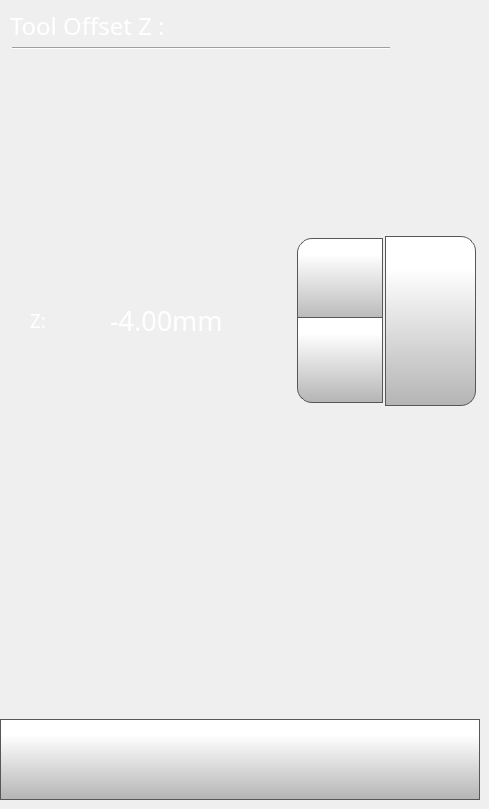
    <widget class="QWidget" name="toolOffsetZpage">
     <widget class="QPushButton" name="toolOffsetZSetButton">
      <property name="geometry">
       <rect>
        <x>385</x>
        <y>236</y>
        <width>91</width>
        <height>170</height>
       </rect>
      </property>
      <property name="font">
       <font>
        <family>Gotham</family>
        <pointsize>13</pointsize>
       </font>
      </property>
      <property name="styleSheet">
       <string notr="true">QPushButton {
     border: 1px solid rgb(87, 87, 87);
	background-color: qlineargradient(spread:pad, x1:0, y1:1, x2:0, y2:0.188, stop:0 rgba(180, 180, 180, 255), stop:1 rgba(255, 255, 255, 255));
border-top-right-radius: 15px;
border-bottom-right-radius: 15px;

}

QPushButton:pressed {
    background-color: qlineargradient(x1: 0, y1: 0, x2: 0, y2: 1,
                                      stop: 0 #dadbde, stop: 1 #f6f7fa);
}

QPushButton:flat {
    border: none; /* no border for a flat push button */
}

QPushButton:default {
    border-color: navy; /* make the default button prominent */
}
QPushButton:focus {
	outline: none;
}</string>
      </property>
      <property name="text">
       <string/>
      </property>
      <property name="icon">
       <iconset>
        <normaloff>templates/img/verification-mark.png</normaloff>templates/img/verification-mark.png</iconset>
      </property>
      <property name="iconSize">
       <size>
        <width>50</width>
        <height>50</height>
       </size>
      </property>
     </widget>
     <widget class="QDoubleSpinBox" name="toolOffsetZDoubleSpinBox">
      <property name="geometry">
       <rect>
        <x>105</x>
        <y>235</y>
        <width>281</width>
        <height>171</height>
       </rect>
      </property>
      <property name="font">
       <font>
        <family>Gotham</family>
        <pointsize>20</pointsize>
       </font>
      </property>
      <property name="styleSheet">
       <string notr="true">QDoubleSpinBox {
    padding-right: 5px; /* make room for the arrows */
	color: rgb(255, 255, 255);
	background-color: rgba(255, 255, 255, 0);
   
}
QDoubleSpinBox ::text:selected {
	background-color: rgb(255, 146, 57);
   
}
QDoubleSpinBox::up-button {
     border: 1px solid rgb(87, 87, 87);

border-top-left-radius: 15px;
	background-color: qlineargradient(spread:pad, x1:0, y1:1, x2:0, y2:0.188, stop:0 rgba(180, 180, 180, 255), stop:1 rgba(255, 255, 255, 255));
    width: 80px;
     height: 80px;
    padding: 2px;
}

QDoubleSpinBox::up-arrow { 
image: url(./templates/img/arrows.png);
    width: 40px;
     height: 40px;
padding: 5px;
}



QDoubleSpinBox::up-button:pressed {
    background-color: qlineargradient(x1: 0, y1: 0, x2: 0, y2: 1,
                                      stop: 0 #dadbde, stop: 1 #f6f7fa);
}


QDoubleSpinBox::down-button {
     border: 1px solid rgb(87, 87, 87);
border-bottom-left-radius: 15px;
	background-color: qlineargradient(spread:pad, x1:0, y1:1, x2:0, y2:0.188, stop:0 rgba(180, 180, 180, 255), stop:1 rgba(255, 255, 255, 255));
    width: 80px;
     height: 80px;
    padding: 2px;
}

QDoubleSpinBox::down-arrow { 
image: url(./templates/img/arrows-5.png);
    width: 40px;
    height: 40px;
padding: 5px;
}

QDoubleSpinBox::down-button:pressed {
    background-color: qlineargradient(x1: 0, y1: 0, x2: 0, y2: 1,
                                      stop: 0 #dadbde, stop: 1 #f6f7fa);

}

</string>
      </property>
      <property name="readOnly">
       <bool>false</bool>
      </property>
      <property name="buttonSymbols">
       <enum>QAbstractSpinBox::UpDownArrows</enum>
      </property>
      <property name="accelerated">
       <bool>true</bool>
      </property>
      <property name="suffix">
       <string>mm</string>
      </property>
      <property name="decimals">
       <number>2</number>
      </property>
      <property name="minimum">
       <double>-6.000000000000000</double>
      </property>
      <property name="maximum">
       <double>-1.000000000000000</double>
      </property>
      <property name="singleStep">
       <double>0.050000000000000</double>
      </property>
      <property name="value">
       <double>-4.000000000000000</double>
      </property>
     </widget>
     <widget class="QLabel" name="tollOffsetXLabel_2">
      <property name="geometry">
       <rect>
        <x>30</x>
        <y>310</y>
        <width>70</width>
        <height>21</height>
       </rect>
      </property>
      <property name="font">
       <font>
        <family>Gotham Light</family>
        <pointsize>14</pointsize>
        <weight>50</weight>
        <bold>false</bold>
       </font>
      </property>
      <property name="styleSheet">
       <string notr="true">color: rgb(255, 255, 255);</string>
      </property>
      <property name="text">
       <string>Z:</string>
      </property>
     </widget>
     <widget class="QLabel" name="toolOffsetLabel_2">
      <property name="geometry">
       <rect>
        <x>10</x>
        <y>10</y>
        <width>231</width>
        <height>31</height>
       </rect>
      </property>
      <property name="font">
       <font>
        <family>Gotham</family>
        <pointsize>18</pointsize>
        <weight>50</weight>
        <bold>false</bold>
       </font>
      </property>
      <property name="styleSheet">
       <string notr="true">color: rgb(255, 255, 255);</string>
      </property>
      <property name="text">
       <string>Tool Offset Z :</string>
      </property>
     </widget>
     <widget class="QPushButton" name="toolOffsetZBackButton">
      <property name="geometry">
       <rect>
        <x>0</x>
        <y>719</y>
        <width>480</width>
        <height>81</height>
       </rect>
      </property>
      <property name="minimumSize">
       <size>
        <width>0</width>
        <height>0</height>
       </size>
      </property>
      <property name="font">
       <font>
        <family>Gotham Light</family>
        <pointsize>9</pointsize>
       </font>
      </property>
      <property name="styleSheet">
       <string notr="true">QPushButton {
     border: 1px solid rgb(87, 87, 87);
	background-color: qlineargradient(spread:pad, x1:0, y1:1, x2:0, y2:0.188, stop:0 rgba(180, 180, 180, 255), stop:1 rgba(255, 255, 255, 255));


}

QPushButton:pressed {
    background-color: qlineargradient(x1: 0, y1: 0, x2: 0, y2: 1,
                                      stop: 0 #dadbde, stop: 1 #f6f7fa);
}

QPushButton:flat {
    border: none; /* no border for a flat push button */
}

QPushButton:default {
    border-color: navy; /* make the default button prominent */
}

QPushButton:focus {
	outline: none;
}</string>
      </property>
      <property name="text">
       <string/>
      </property>
      <property name="icon">
       <iconset>
        <normaloff>templates/img/arrows-4.png</normaloff>templates/img/arrows-4.png</iconset>
      </property>
      <property name="iconSize">
       <size>
        <width>50</width>
        <height>50</height>
       </size>
      </property>
      <property name="checkable">
       <bool>false</bool>
      </property>
      <property name="autoDefault">
       <bool>false</bool>
      </property>
      <property name="default">
       <bool>false</bool>
      </property>
      <property name="flat">
       <bool>false</bool>
      </property>
     </widget>
     <widget class="Line" name="line_13">
      <property name="geometry">
       <rect>
        <x>12</x>
        <y>40</y>
        <width>378</width>
        <height>17</height>
       </rect>
      </property>
      <property name="orientation">
       <enum>Qt::Horizontal</enum>
      </property>
     </widget>
    </widget>
